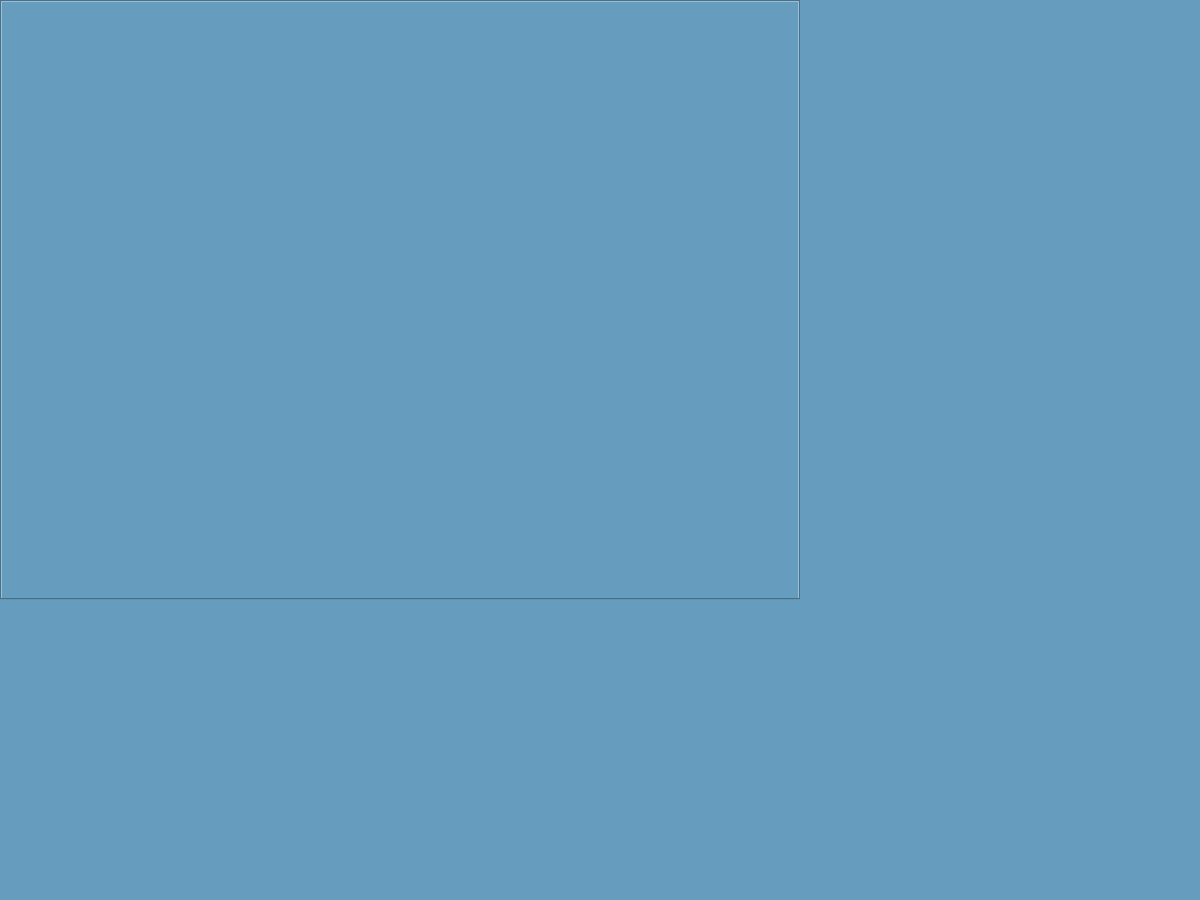
<?xml version="1.0" encoding="UTF-8"?>
<ui version="4.0">
 <class>MainWindow</class>
 <widget class="QMainWindow" name="MainWindow">
  <property name="geometry">
   <rect>
    <x>0</x>
    <y>0</y>
    <width>1200</width>
    <height>900</height>
   </rect>
  </property>
  <property name="sizePolicy">
   <sizepolicy hsizetype="Preferred" vsizetype="Preferred">
    <horstretch>0</horstretch>
    <verstretch>0</verstretch>
   </sizepolicy>
  </property>
  <property name="windowTitle">
   <string>BUAABrowser</string>
  </property>
  <property name="windowIcon">
   <iconset>
	<normaloff>:/BrowserLogo.ico</normaloff>:/BrowserLogo.ico</iconset>
  </property>
  <property name="styleSheet">
   <string notr="true">background-color: rgb(102,157,190);</string>
  </property>
  <widget class="QWidget" name="centralwidget">
   <widget class="QTabWidget" name="tabWidget">
    <property name="geometry">
     <rect>
      <x>0</x>
      <y>0</y>
      <width>800</width>
      <height>600</height>
     </rect>
    </property>
    <property name="font">
     <font>
      <family>Microsoft YaHei UI</family>
     </font>
    </property>
    <property name="styleSheet">
     <string notr="true"/>
    </property>
    <property name="currentIndex">
     <number>-1</number>
    </property>
    <property name="iconSize">
     <size>
      <width>32</width>
      <height>32</height>
     </size>
    </property>
    <property name="elideMode">
     <enum>Qt::ElideRight</enum>
    </property>
    <property name="tabsClosable">
     <bool>true</bool>
    </property>
    <property name="movable">
     <bool>true</bool>
    </property>
   </widget>
   <widget class="QLabel" name="left_label">
    <property name="geometry">
     <rect>
      <x>40</x>
      <y>680</y>
      <width>71</width>
      <height>101</height>
     </rect>
    </property>
    <property name="cursor">
     <cursorShape>SizeHorCursor</cursorShape>
    </property>
    <property name="text">
     <string/>
    </property>
   </widget>
   <widget class="QLabel" name="topleft_label">
    <property name="geometry">
     <rect>
      <x>120</x>
      <y>680</y>
      <width>54</width>
      <height>111</height>
     </rect>
    </property>
    <property name="cursor">
     <cursorShape>SizeFDiagCursor</cursorShape>
    </property>
    <property name="text">
     <string/>
    </property>
   </widget>
   <widget class="QLabel" name="top_label">
    <property name="geometry">
     <rect>
      <x>200</x>
      <y>650</y>
      <width>54</width>
      <height>131</height>
     </rect>
    </property>
    <property name="cursor">
     <cursorShape>SizeVerCursor</cursorShape>
    </property>
    <property name="text">
     <string/>
    </property>
   </widget>
   <widget class="QLabel" name="topright_label">
    <property name="geometry">
     <rect>
      <x>270</x>
      <y>650</y>
      <width>54</width>
      <height>151</height>
     </rect>
    </property>
    <property name="cursor">
     <cursorShape>SizeBDiagCursor</cursorShape>
    </property>
    <property name="text">
     <string/>
    </property>
   </widget>
   <widget class="QLabel" name="right_label">
    <property name="geometry">
     <rect>
      <x>350</x>
      <y>660</y>
      <width>54</width>
      <height>151</height>
     </rect>
    </property>
    <property name="cursor">
     <cursorShape>SizeHorCursor</cursorShape>
    </property>
    <property name="text">
     <string/>
    </property>
   </widget>
   <widget class="QLabel" name="buttomright_label">
    <property name="geometry">
     <rect>
      <x>420</x>
      <y>670</y>
      <width>54</width>
      <height>151</height>
     </rect>
    </property>
    <property name="cursor">
     <cursorShape>SizeFDiagCursor</cursorShape>
    </property>
    <property name="text">
     <string/>
    </property>
   </widget>
   <widget class="QLabel" name="buttom_label">
    <property name="geometry">
     <rect>
      <x>510</x>
      <y>680</y>
      <width>54</width>
      <height>121</height>
     </rect>
    </property>
    <property name="cursor">
     <cursorShape>SizeVerCursor</cursorShape>
    </property>
    <property name="text">
     <string/>
    </property>
   </widget>
   <widget class="QLabel" name="buttomleft_label">
    <property name="geometry">
     <rect>
      <x>580</x>
      <y>650</y>
      <width>54</width>
      <height>141</height>
     </rect>
    </property>
    <property name="cursor">
     <cursorShape>SizeBDiagCursor</cursorShape>
    </property>
    <property name="text">
     <string/>
    </property>
   </widget>
   <zorder>tabWidget</zorder>
   <zorder>buttomright_label</zorder>
   <zorder>topleft_label</zorder>
   <zorder>right_label</zorder>
   <zorder>buttom_label</zorder>
   <zorder>top_label</zorder>
   <zorder>topright_label</zorder>
   <zorder>left_label</zorder>
   <zorder>buttomleft_label</zorder>
  </widget>
 </widget>
 <resources/>
 <connections/>
</ui>
